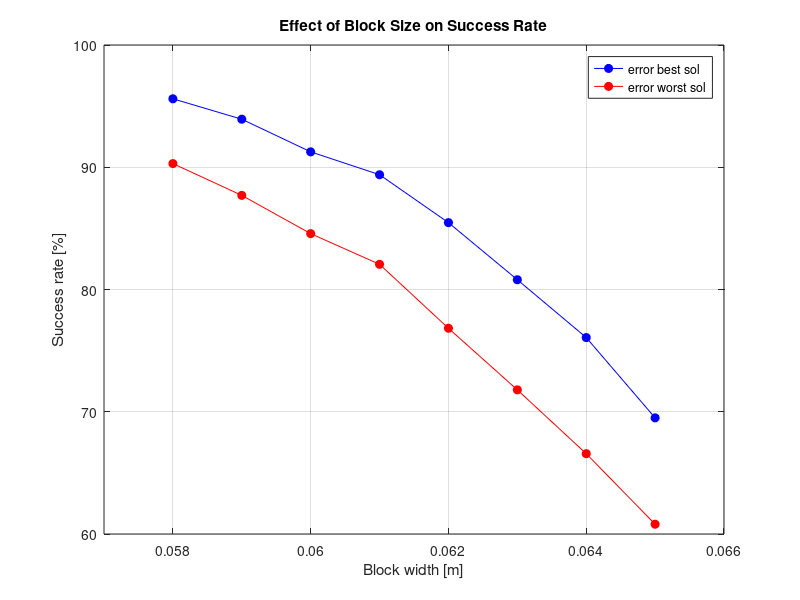

Here is the MATLAB script that generated this plot:
clc
clear
close all

% Plotting the statistical results
success_rob = [95.60, 93.93, 91.26, 89.39, 85.47, 80.80, 76.07, 69.50];
success_wor = [90.30, 87.70, 84.57, 82.06, 76.83, 71.79, 66.57, 60.80];
block_sz = 2*[0.029, 0.0295, 0.0300, 0.0305, 0.0310, 0.0315, 0.0320, 0.0325];

% Plot the result
plot(block_sz, success_rob, 'bo-', 'MarkerFaceColor', 'b');
hold on;
plot(block_sz, success_wor, 'ro-', 'MarkerFaceColor', 'r');
xlim([0.057, 0.066])
xlabel('Block width [m]')
ylabel('Success rate [%]')
title('Effect of Block Size on Success Rate')
grid on
legend('error best sol', 'error worst sol')
